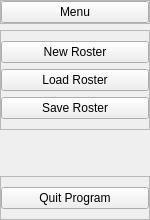
     <widget class="QWidget" name="left_menu_container" native="true">
      <property name="maximumSize">
       <size>
        <width>150</width>
        <height>16777215</height>
       </size>
      </property>
      <layout class="QVBoxLayout" name="verticalLayout">
       <property name="leftMargin">
        <number>0</number>
       </property>
       <property name="topMargin">
        <number>0</number>
       </property>
       <property name="rightMargin">
        <number>0</number>
       </property>
       <property name="bottomMargin">
        <number>0</number>
       </property>
       <item>
        <widget class="QWidget" name="left_menu_subcontainer" native="true">
         <property name="styleSheet">
          <string notr="true"/>
         </property>
         <layout class="QVBoxLayout" name="verticalLayout_2">
          <property name="leftMargin">
           <number>0</number>
          </property>
          <property name="topMargin">
           <number>0</number>
          </property>
          <property name="rightMargin">
           <number>0</number>
          </property>
          <property name="bottomMargin">
           <number>0</number>
          </property>
          <item>
           <widget class="QFrame" name="menu_button_frame">
            <property name="frameShape">
             <enum>QFrame::StyledPanel</enum>
            </property>
            <property name="frameShadow">
             <enum>QFrame::Raised</enum>
            </property>
            <layout class="QHBoxLayout" name="horizontalLayout_2">
             <property name="leftMargin">
              <number>0</number>
             </property>
             <property name="topMargin">
              <number>0</number>
             </property>
             <property name="rightMargin">
              <number>0</number>
             </property>
             <property name="bottomMargin">
              <number>0</number>
             </property>
             <item>
              <widget class="QPushButton" name="main_menu_button">
               <property name="text">
                <string>Menu</string>
               </property>
               <property name="icon">
                <iconset resource="iconList.qrc">
                 <normaloff>:/newPrefix/Icons/menu.png</normaloff>:/newPrefix/Icons/menu.png</iconset>
               </property>
               <property name="iconSize">
                <size>
                 <width>24</width>
                 <height>24</height>
                </size>
               </property>
              </widget>
             </item>
            </layout>
           </widget>
          </item>
          <item>
           <widget class="QFrame" name="file_button_frame">
            <property name="frameShape">
             <enum>QFrame::StyledPanel</enum>
            </property>
            <property name="frameShadow">
             <enum>QFrame::Raised</enum>
            </property>
            <layout class="QVBoxLayout" name="verticalLayout_3">
             <property name="leftMargin">
              <number>0</number>
             </property>
             <property name="topMargin">
              <number>10</number>
             </property>
             <property name="rightMargin">
              <number>0</number>
             </property>
             <property name="bottomMargin">
              <number>10</number>
             </property>
             <item>
              <widget class="QPushButton" name="new_roster_button">
               <property name="text">
                <string>New Roster</string>
               </property>
               <property name="icon">
                <iconset resource="iconList.qrc">
                 <normaloff>:/newPrefix/Icons/newFile.png</normaloff>:/newPrefix/Icons/newFile.png</iconset>
               </property>
               <property name="iconSize">
                <size>
                 <width>24</width>
                 <height>24</height>
                </size>
               </property>
              </widget>
             </item>
             <item>
              <widget class="QPushButton" name="load_roster_button">
               <property name="text">
                <string>Load Roster</string>
               </property>
               <property name="icon">
                <iconset resource="iconList.qrc">
                 <normaloff>:/newPrefix/Icons/loadFile.png</normaloff>:/newPrefix/Icons/loadFile.png</iconset>
               </property>
               <property name="iconSize">
                <size>
                 <width>24</width>
                 <height>24</height>
                </size>
               </property>
              </widget>
             </item>
             <item>
              <widget class="QPushButton" name="save_roster_button">
               <property name="text">
                <string>Save Roster</string>
               </property>
               <property name="icon">
                <iconset resource="iconList.qrc">
                 <normaloff>:/newPrefix/Icons/saveFile.png</normaloff>:/newPrefix/Icons/saveFile.png</iconset>
               </property>
               <property name="iconSize">
                <size>
                 <width>24</width>
                 <height>24</height>
                </size>
               </property>
              </widget>
             </item>
            </layout>
           </widget>
          </item>
          <item>
           <spacer name="verticalSpacer">
            <property name="orientation">
             <enum>Qt::Vertical</enum>
            </property>
            <property name="sizeHint" stdset="0">
             <size>
              <width>20</width>
              <height>40</height>
             </size>
            </property>
           </spacer>
          </item>
          <item>
           <widget class="QFrame" name="system_frame">
            <property name="frameShape">
             <enum>QFrame::StyledPanel</enum>
            </property>
            <property name="frameShadow">
             <enum>QFrame::Raised</enum>
            </property>
            <layout class="QVBoxLayout" name="verticalLayout_4">
             <property name="leftMargin">
              <number>0</number>
             </property>
             <property name="topMargin">
              <number>10</number>
             </property>
             <property name="rightMargin">
              <number>0</number>
             </property>
             <property name="bottomMargin">
              <number>10</number>
             </property>
             <item>
              <widget class="QPushButton" name="quit_button">
               <property name="text">
                <string>Quit Program</string>
               </property>
               <property name="icon">
                <iconset resource="iconList.qrc">
                 <normaloff>:/newPrefix/Icons/quit.png</normaloff>:/newPrefix/Icons/quit.png</iconset>
               </property>
               <property name="iconSize">
                <size>
                 <width>24</width>
                 <height>24</height>
                </size>
               </property>
              </widget>
             </item>
            </layout>
           </widget>
          </item>
         </layout>
        </widget>
       </item>
      </layout>
     </widget>
